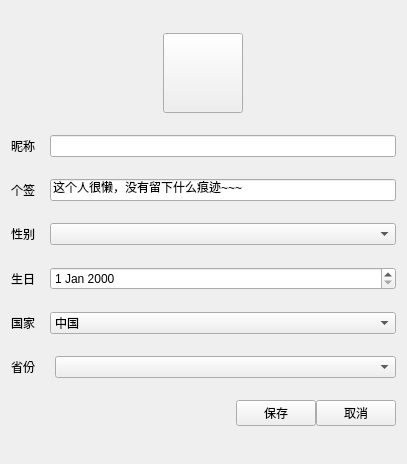
<?xml version="1.0" encoding="UTF-8"?>
<ui version="4.0">
 <class>Form</class>
 <widget class="QWidget" name="Form">
  <property name="geometry">
   <rect>
    <x>0</x>
    <y>0</y>
    <width>407</width>
    <height>464</height>
   </rect>
  </property>
  <property name="windowTitle">
   <string>Form</string>
  </property>
  <layout class="QVBoxLayout" name="verticalLayout">
   <property name="spacing">
    <number>0</number>
   </property>
   <item>
    <layout class="QHBoxLayout" name="horizontalLayout_10">
     <item>
      <widget class="QPushButton" name="head_button">
       <property name="minimumSize">
        <size>
         <width>80</width>
         <height>80</height>
        </size>
       </property>
       <property name="maximumSize">
        <size>
         <width>80</width>
         <height>80</height>
        </size>
       </property>
       <property name="text">
        <string/>
       </property>
       <property name="icon">
        <iconset>
         <normaloff>chushitouxian.png</normaloff>chushitouxian.png</iconset>
       </property>
       <property name="iconSize">
        <size>
         <width>80</width>
         <height>80</height>
        </size>
       </property>
      </widget>
     </item>
    </layout>
   </item>
   <item>
    <layout class="QHBoxLayout" name="horizontalLayout_3" stretch="1,9">
     <property name="spacing">
      <number>0</number>
     </property>
     <item>
      <widget class="QLabel" name="label">
       <property name="text">
        <string>昵称</string>
       </property>
      </widget>
     </item>
     <item>
      <widget class="QLineEdit" name="name_box">
       <property name="text">
        <string/>
       </property>
      </widget>
     </item>
    </layout>
   </item>
   <item>
    <layout class="QHBoxLayout" name="horizontalLayout_2" stretch="1,9">
     <item>
      <widget class="QLabel" name="label_2">
       <property name="text">
        <string>个签</string>
       </property>
      </widget>
     </item>
     <item>
      <widget class="QLineEdit" name="signature_box">
       <property name="text">
        <string>这个人很懒，没有留下什么痕迹~~~</string>
       </property>
      </widget>
     </item>
    </layout>
   </item>
   <item>
    <layout class="QHBoxLayout" name="horizontalLayout" stretch="1,9">
     <property name="spacing">
      <number>0</number>
     </property>
     <item>
      <widget class="QLabel" name="label_3">
       <property name="text">
        <string>性别</string>
       </property>
      </widget>
     </item>
     <item>
      <widget class="QComboBox" name="sex_box">
       <item>
        <property name="text">
         <string/>
        </property>
       </item>
       <item>
        <property name="text">
         <string>男</string>
        </property>
       </item>
       <item>
        <property name="text">
         <string>女</string>
        </property>
       </item>
       <item>
        <property name="text">
         <string>保密</string>
        </property>
       </item>
      </widget>
     </item>
    </layout>
   </item>
   <item>
    <layout class="QHBoxLayout" name="horizontalLayout_4" stretch="1,9">
     <item>
      <widget class="QLabel" name="label_4">
       <property name="text">
        <string>生日</string>
       </property>
      </widget>
     </item>
     <item>
      <widget class="QDateEdit" name="birthday_box"/>
     </item>
    </layout>
   </item>
   <item>
    <layout class="QHBoxLayout" name="horizontalLayout_7" stretch="1,9">
     <item>
      <widget class="QLabel" name="label_5">
       <property name="text">
        <string>国家</string>
       </property>
      </widget>
     </item>
     <item>
      <widget class="QComboBox" name="country_box">
       <item>
        <property name="text">
         <string>中国</string>
        </property>
       </item>
       <item>
        <property name="text">
         <string>美国</string>
        </property>
       </item>
       <item>
        <property name="text">
         <string>日本</string>
        </property>
       </item>
       <item>
        <property name="text">
         <string>俄罗斯</string>
        </property>
       </item>
       <item>
        <property name="text">
         <string>英国</string>
        </property>
       </item>
       <item>
        <property name="text">
         <string>法国</string>
        </property>
       </item>
       <item>
        <property name="text">
         <string>德国</string>
        </property>
       </item>
       <item>
        <property name="text">
         <string>意大利</string>
        </property>
       </item>
       <item>
        <property name="text">
         <string>瑞典</string>
        </property>
       </item>
       <item>
        <property name="text">
         <string>瑞士</string>
        </property>
       </item>
      </widget>
     </item>
    </layout>
   </item>
   <item>
    <layout class="QHBoxLayout" name="horizontalLayout_9" stretch="1">
     <property name="spacing">
      <number>0</number>
     </property>
     <item>
      <layout class="QHBoxLayout" name="horizontalLayout_6" stretch="1,9">
       <property name="spacing">
        <number>6</number>
       </property>
       <item>
        <widget class="QLabel" name="label_6">
         <property name="text">
          <string>省份</string>
         </property>
        </widget>
       </item>
       <item>
        <widget class="QComboBox" name="address_box">
         <item>
          <property name="text">
           <string/>
          </property>
         </item>
         <item>
          <property name="text">
           <string>广东</string>
          </property>
         </item>
         <item>
          <property name="text">
           <string>云南</string>
          </property>
         </item>
         <item>
          <property name="text">
           <string>广西</string>
          </property>
         </item>
         <item>
          <property name="text">
           <string>河南</string>
          </property>
         </item>
         <item>
          <property name="text">
           <string>河北</string>
          </property>
         </item>
         <item>
          <property name="text">
           <string>湖南</string>
          </property>
         </item>
         <item>
          <property name="text">
           <string>湖北</string>
          </property>
         </item>
         <item>
          <property name="text">
           <string>四川</string>
          </property>
         </item>
         <item>
          <property name="text">
           <string>山东</string>
          </property>
         </item>
         <item>
          <property name="text">
           <string>山西</string>
          </property>
         </item>
         <item>
          <property name="text">
           <string>陕西</string>
          </property>
         </item>
         <item>
          <property name="text">
           <string>江苏</string>
          </property>
         </item>
         <item>
          <property name="text">
           <string>北京</string>
          </property>
         </item>
         <item>
          <property name="text">
           <string>天津</string>
          </property>
         </item>
         <item>
          <property name="text">
           <string>湖南</string>
          </property>
         </item>
         <item>
          <property name="text">
           <string>海南</string>
          </property>
         </item>
         <item>
          <property name="text">
           <string>上海</string>
          </property>
         </item>
         <item>
          <property name="text">
           <string>内蒙古</string>
          </property>
         </item>
         <item>
          <property name="text">
           <string>江西</string>
          </property>
         </item>
         <item>
          <property name="text">
           <string>甘肃</string>
          </property>
         </item>
         <item>
          <property name="text">
           <string>辽宁</string>
          </property>
         </item>
         <item>
          <property name="text">
           <string>吉林</string>
          </property>
         </item>
         <item>
          <property name="text">
           <string>黑龙江</string>
          </property>
         </item>
         <item>
          <property name="text">
           <string>安徽</string>
          </property>
         </item>
         <item>
          <property name="text">
           <string>福建</string>
          </property>
         </item>
         <item>
          <property name="text">
           <string>贵州</string>
          </property>
         </item>
         <item>
          <property name="text">
           <string>重庆</string>
          </property>
         </item>
         <item>
          <property name="text">
           <string>宁夏</string>
          </property>
         </item>
         <item>
          <property name="text">
           <string>浙江</string>
          </property>
         </item>
         <item>
          <property name="text">
           <string>青海</string>
          </property>
         </item>
         <item>
          <property name="text">
           <string>台湾</string>
          </property>
         </item>
         <item>
          <property name="text">
           <string>香港</string>
          </property>
         </item>
         <item>
          <property name="text">
           <string>澳门</string>
          </property>
         </item>
         <item>
          <property name="text">
           <string>新疆</string>
          </property>
         </item>
        </widget>
       </item>
      </layout>
     </item>
    </layout>
   </item>
   <item>
    <layout class="QHBoxLayout" name="horizontalLayout_8">
     <item>
      <spacer name="horizontalSpacer">
       <property name="orientation">
        <enum>Qt::Orientation::Horizontal</enum>
       </property>
       <property name="sizeHint" stdset="0">
        <size>
         <width>40</width>
         <height>20</height>
        </size>
       </property>
      </spacer>
     </item>
     <item>
      <widget class="QPushButton" name="save_button">
       <property name="text">
        <string>保存</string>
       </property>
      </widget>
     </item>
     <item>
      <widget class="QPushButton" name="cancel_button">
       <property name="text">
        <string>取消</string>
       </property>
      </widget>
     </item>
    </layout>
   </item>
  </layout>
 </widget>
 <resources/>
 <connections/>
</ui>
